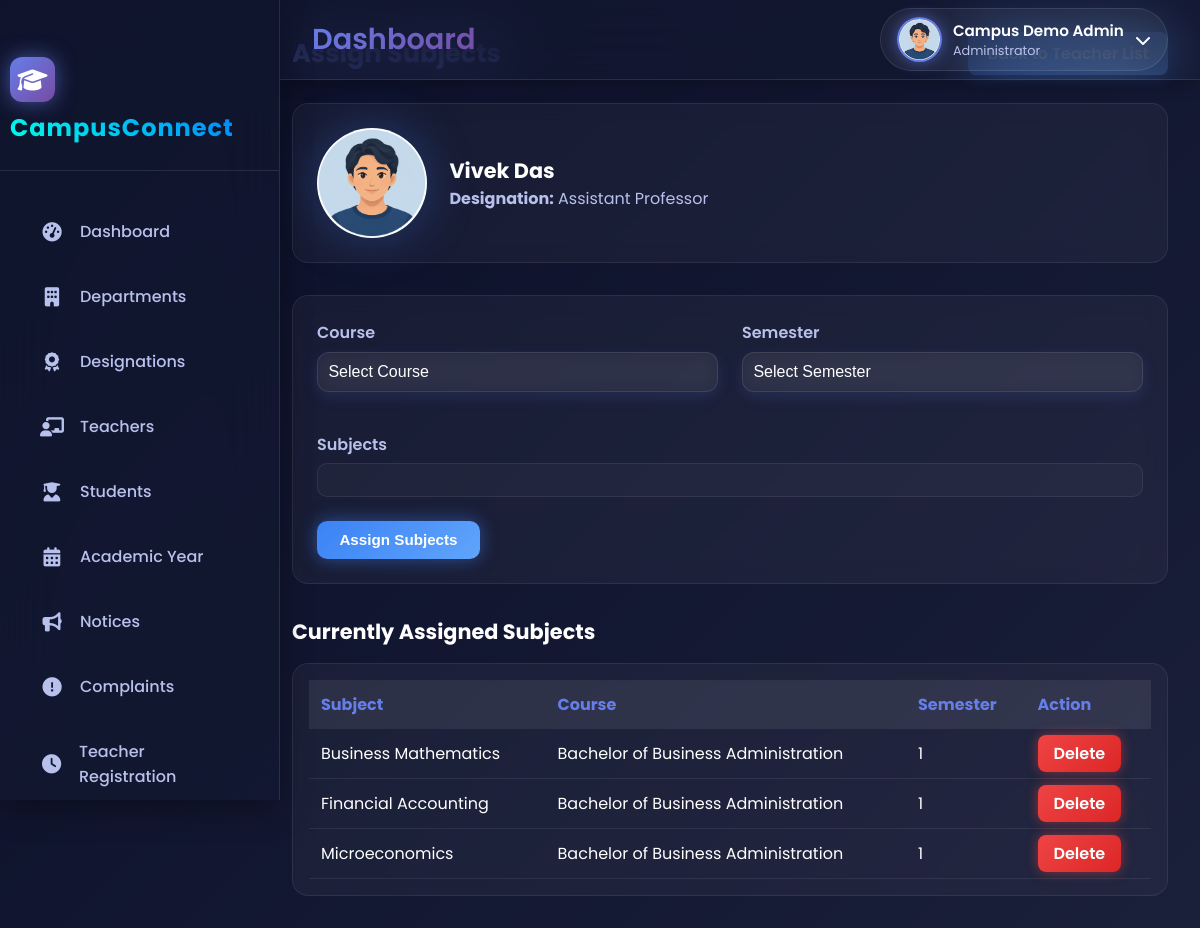
Page /Admin/AssignSubjects.php?teacher_id=4 (signed in) on the committed database.
### tables this page shows
CREATE TABLE `tbl_teacher` (
  `teacher_id` int(11) NOT NULL,
  `department_id` int(11) NOT NULL,
  `designation_id` int(11) NOT NULL,
  `teacher_name` varchar(100) NOT NULL,
  `teacher_gender` enum('Male','Female','Other') NOT NULL,
  `teacher_address` text NOT NULL,
  `teacher_contact` varchar(15) NOT NULL,
  `teacher_email` varchar(100) NOT NULL,
  `teacher_password` varchar(255) NOT NULL,
  `teacher_photo` varchar(255) DEFAULT NULL
);

CREATE TABLE `tbl_designation` (
  `designation_id` int(10) NOT NULL,
  `designation_name` varchar(30) NOT NULL
);

CREATE TABLE `tbl_subject` (
  `subject_id` int(10) NOT NULL,
  `subject_name` varchar(50) NOT NULL,
  `course_id` int(15) NOT NULL,
  `semester_id` int(15) NOT NULL
);

CREATE TABLE `tbl_course` (
  `course_id` int(11) NOT NULL,
  `course_name` varchar(100) NOT NULL,
  `department_id` int(11) NOT NULL,
  `course_years` int(11) NOT NULL,
  `total_semesters` int(11) NOT NULL
);

### Admin/AssignSubjects.php (the view, shortened to what this page needs)
<?php
include("../Includes/AdminHeader.php");
$teacher_id = (int)$_GET['teacher_id'];
$teacherQry = "SELECT t.*, d.designation_name
               FROM tbl_teacher t
               JOIN tbl_designation d ON t.designation_id = d.designation_id
               WHERE t.teacher_id='$teacher_id'";
$teacherRes = mysqli_query($con, $teacherQry);
$teacher = mysqli_fetch_assoc($teacherRes);
$photo = !empty($teacher['teacher_photo']) ? $teacher['teacher_photo'] : 'default.png';
$photo_path = "../Assets/Files/Teacher/".$photo;
$assignedQry = "SELECT s.subject_id, s.subject_name, c.course_name, s.semester_id
                FROM tbl_teachersubject ts
                JOIN tbl_subject s ON ts.subject_id = s.subject_id
                JOIN tbl_course c ON s.course_id = c.course_id
                WHERE ts.teacher_id='$teacher_id'
                ORDER BY c.course_name, s.semester_id, s.subject_name";
$assignedRes = mysqli_query($con, $assignedQry);
?>
<!DOCTYPE html>
<html lang="en">
<head>
</head>
<body>
<div class="page-wrapper">
  <div class="assign-container">
    <div class="top-bar">
      <h2 class="page-title">Assign Subjects</h2>
      <a href="AdminTeacherList.php" class="back-btn">Back to Teacher List</a>
    </div>
    <div class="teacher-card">
      <div class="teacher-photo-wrap">
        <img src="<?= $photo_path ?>" alt="Teacher Photo" class="teacher-photo" loading="lazy">
      </div>
      <div class="teacher-details">
        <h3><?= htmlspecialchars($teacher['teacher_name']) ?></h3>
        <p class="designation"><strong>Designation:</strong> <?= htmlspecialchars($teacher['designation_name']) ?></p>
      </div>
    </div>
    <form method="post" id="assignForm" class="assign-form">
      <div class="row">
        <div class="form-group half">
          <label for="course_id">Course</label>
          <select name="course_id" id="course_id" required>
            <option value="">Select Course</option>
          </select>
        </div>
        <div class="form-group half">
          <label for="semester_id">Semester</label>
          <select name="semester_id" id="semester_id" required>
            <option value="">Select Semester</option>
          </select>
        </div>
      </div>
      <div class="form-group">
        <label>Subjects</label>
        <div id="subject-list" class="subject-list">
        </div>
      </div>
      <div class="form-actions">
        <button type="submit" name="btn_assign" class="btn-assign">Assign Subjects</button>
      </div>
    </form>
    <h3 class="assigned-title">Currently Assigned Subjects</h3>
    <div class="table-wrap">
      <table class="styled-table">
        <thead>
          <tr>
            <th>Subject</th>
            <th>Course</th>
            <th>Semester</th>
            <th>Action</th>
          </tr>
        </thead>
        <tbody>
        <?php if($assignedRes && mysqli_num_rows($assignedRes)>0):
            while($row = mysqli_fetch_assoc($assignedRes)): ?>
            <tr>
              <td><?= htmlspecialchars($row['subject_name']) ?></td>
              <td><?= htmlspecialchars($row['course_name']) ?></td>
              <td><?= htmlspecialchars($row['semester_id']) ?></td>
              <td>
                <a href="AssignSubjects.php?teacher_id=<?=$teacher_id?>&delete_id=<?=$row['subject_id']?>"
                   class="btn-delete"
                   onclick="return confirm('Are you sure you want to delete this assignment?');">Delete</a>
              </td>
            </tr>
        <?php endwhile; else: ?>
          <tr><td colspan="4">No subjects assigned yet.</td></tr>
        <?php endif; ?>
        </tbody>
      </table>
    </div>
  </div>
</div>
</body>
</html>

### Includes/AdminHeader.php (shortened to what this page needs)
<?php
$user_name  = 'Administrator';
$user_role  = 'Administrator';
$photo_path = "../Assets/Files/Admin/default.png";
if(isset($_SESSION['admin_id'])) {
    $uid = $_SESSION['admin_id'];
    $qry = "SELECT admin_name AS name, admin_photo AS photo
            FROM tbl_admin WHERE admin_id='$uid'";
    $res = $con->query($qry);
    if($res && $row = $res->fetch_assoc()) {
        $user_name = $row['name'];
        $photo     = $row['photo'] ?: 'default.png';
        $photo_path = "../Assets/Files/Admin/" . $photo;
    }
}
?>
<!DOCTYPE html>
<html lang="en">
<head>
<link rel="stylesheet" href="https://cdnjs.cloudflare.com/ajax/libs/font-awesome/6.4.0/css/all.min.css">
<link rel="stylesheet" href="../Assets/CSS/universal.css">
</head>
<body>
<div class="animated-gradient-bg"></div>
<div id="particles-background"></div>
<header class="main-header">
    <div class="header-left">
        <div class="header-title">
            <h1><?php echo $page_title ?? 'Dashboard'; ?></h1>
        </div>
    </div>
    <div class="header-right">
        <div class="user-profile" id="profileTrigger">
            <img src="<?php echo htmlspecialchars($photo_path); ?>" alt="User" class="user-avatar">
            <div class="user-info">
                <h4><?php echo htmlspecialchars($user_name); ?></h4>
                <p><?php echo htmlspecialchars($user_role); ?></p>
            </div>
            <i class="fas fa-chevron-down"></i>
        </div>
    </div>
</header>
</body>
</html>

### Assets/CSS/universal.css (style rules this page uses)
:root { --gradient-1: #667eea; --gradient-2: #764ba2; --gradient-3: #f093fb; --primary-bg: #0a0e27; --secondary-bg: #151932; --card-bg: rgba(21, 25, 50, 0.7); --glass-bg: rgba(21, 25, 50, 0.6); --hover-bg: rgba(102, 126, 234, 0.1); --text-primary: #ffffff; --text-secondary: #b8c1ec; --text-muted: #7b8ab8; --border-glass: rgba(255, 255, 255, 0.1); --glow-primary: rgba(102, 126, 234, 0.6); --glow-secondary: rgba(118, 75, 162, 0.6); --shadow-sm: 0 5px 15px rgba(0, 0, 0, 0.2); --shadow-md: 0 10px 30px rgba(0, 0, 0, 0.3); --shadow-lg: 0 20px 60px rgba(0, 0, 0, 0.4); --success: #10b981; --warning: #f59e0b; --error: #ef4444; --info: #3b82f6; --transition-fast: 0.2s ease; --transition-normal: 0.3s ease; --transition-slow: 0.5s ease; --transition-bounce: cubic-bezier(0.68, -0.55, 0.265, 1.55); }
* { margin: 0; padding: 0; box-sizing: border-box; }
body { font-family: 'Poppins', sans-serif; background: var(--primary-bg); color: var(--text-primary); overflow-x: hidden; transition: background var(--transition-normal), color var(--transition-normal); }
a { text-decoration: none; color: inherit; }
#particles-background { position: fixed; top: 0; left: 0; width: 100%; height: 100%; z-index: -1; opacity: 0.4; }
.animated-gradient-bg { position: fixed; top: 0; left: 0; width: 100%; height: 100%; z-index: -2; background: linear-gradient(135deg, var(--primary-bg) 0%, #1a1f3a 25%, #2a1a40 50%, #1a1f3a 75%, var(--primary-bg) 100%); background-size: 400% 400%; animation: gradientShift 15s ease infinite; }
.main-header { position: fixed; top: 0; left: 280px; right: 0; height: 80px; background: var(--glass-bg); backdrop-filter: blur(30px); border-bottom: 1px solid var(--border-glass); display: flex; align-items: center; justify-content: space-between; padding: 0 2rem; z-index: 999; transition: all var(--transition-normal); box-shadow: var(--shadow-sm); }
.header-left { display: flex; align-items: center; gap: 1.5rem; }
.header-title h1 { font-size: 1.8rem; font-weight: 600; background: linear-gradient(135deg, var(--gradient-1), var(--gradient-2)); -webkit-background-clip: text; -webkit-text-fill-color: transparent; }
.header-right { display: flex; align-items: center; gap: 2rem; }
.user-profile { display: flex; align-items: center; gap: 1rem; padding: 0.5rem 1rem; background: rgba(255, 255, 255, 0.05); border: 1px solid var(--border-glass); border-radius: 50px; cursor: pointer; transition: all var(--transition-normal); }
.user-avatar { width: 45px; height: 45px; border-radius: 50%; border: 2px solid var(--gradient-1); overflow: hidden; box-shadow: 0 0 15px var(--glow-primary); }
.user-info h4 { font-size: 0.95rem; font-weight: 600; margin-bottom: 0.2rem; }
.user-info p { font-size: 0.8rem; color: var(--text-muted); }
.form-group { margin-bottom: 1.5rem; }
select, .form-select { background: rgba(255, 255, 255, 0.05) !important; color: var(--text-primary) !important; border: 1px solid var(--border-glass) !important; padding: 0.9rem 1.2rem !important; border-radius: 12px !important; font-size: 1rem !important; appearance: none !important; cursor: pointer; transition: all 0.3s ease; }
select option { background: var(--secondary-bg) !important; color: var(--text-primary) !important; padding: 10px !important; border: none !important; }
select option:hover, select option:checked, select option:focus { background: var(--gradient-1) !important; color: #fff !important; }
select { background: rgba(255, 255, 255, 0.05) !important; border: 1px solid var(--border-glass) !important; color: var(--text-primary) !important; padding: 10px 14px; border-radius: 12px !important; box-shadow: 0 5px 15px rgba(102, 126, 234, 0.15); transition: all 0.3s var(--transition-bounce); backdrop-filter: blur(10px); }
select option { background-color: #0d1f44 !important; color: var(--text-primary) !important; padding: 10px; border-radius: 10px !important; }
select:active, select:focus option, select option { border-radius: 12px !important; }

### Includes/AdminHeader.php (style rules this page uses)
.user-profile { display: flex; align-items: center; gap: 0.7rem; cursor: pointer; }
.user-avatar { width: 45px; height: 45px; border-radius: 50%; object-fit: cover; border: 2px solid var(--gradient-1); }
.user-info h4 { margin: 0; color: var(--text-primary); font-size: 0.95rem; }
.user-info p { margin: 0; font-size: 0.8rem; color: var(--text-secondary); }

### rows in the picture
tbl_teacher: teacher_name "Vivek Das", designation.designation_name "Assistant Professor"
tbl_subject: subject_name "Business Mathematics", course.course_name "Bachelor of Business Administration", semester "1"
tbl_subject: subject_name "Financial Accounting", course.course_name "Bachelor of Business Administration", semester "1"
tbl_subject: subject_name "Microeconomics", course.course_name "Bachelor of Business Administration", semester "1"

### other values in the picture
$page_title "Dashboard"
$user_name "Campus Demo Admin"
$user_role "Administrator"
$item['label'] "Dashboard"
$item['label'] "Departments"
$item['label'] "Designations"
$item['label'] "Teachers"
$item['label'] "Students"
$item['label'] "Academic Year"
$item['label'] "Notices"
$item['label'] "Complaints"
$item['label'] "Teacher Registration"
